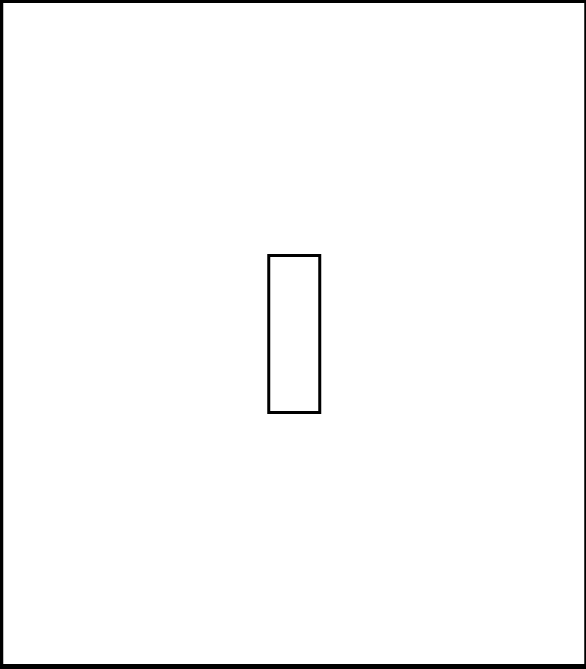
#> input picture image/field.png, 586 x 669 px, found by its file name
$ jupyter execute --allow-errors timechart.ipynb   (shell and % lines are left out)
#> lines starting #> are read from the running program, lines starting #| are printed output that depends on the picture
### src/utility/logger.py
from __future__ import absolute_import, division, print_function

import logging

# disable matplotlib logging
logging.getLogger("matplotlib").setLevel(logging.INFO)
import matplotlib

del matplotlib


def setup_logger() -> logging.Logger:
    head = "%(asctime)-15s %(message)s"
    logging.basicConfig(format=head)
    logger = logging.getLogger(__name__)
    logger.setLevel(logging.INFO)

    return logger


logger: logging.Logger = setup_logger()

### notebooks/analysis/timechart.ipynb
[cell 1]
# back to project root
%cd ~/research

import gc
import os
import sys
from glob import glob

import cv2
import matplotlib.pyplot as plt
import numpy as np
from tqdm import tqdm
import yaml

sys.path.append("src")
from utility.logger import logger
#> (the rest of this cell did not finish here and is left out)

[cell 2]
room_num = "08"
surgery_num = "001"

[cell 3]
cfg_path = "config/demo_config.yaml"
#> (the rest of this cell did not finish here and is left out)

[cell 4]
field = cv2.imread("image/field.png")
#> field is the input picture: shape (669, 586, 3); min 0, max 255, mean 249

[cell 5]
data_dir = os.path.join("data", room_num, surgery_num)
data_dirs = sorted(glob(os.path.join(data_dir, "*")))
for i in range(len(data_dirs)):
    if data_dirs[i].endswith("passing") or data_dirs[i].endswith("attention"):
        del data_dirs[i]
print(data_dirs)

[cell 6]
def create_attention_timeflow(group, freq=30):
    heatmap_dict = group.attention
    heatmap_lst = list(heatmap_dict.values())
    # heatmap_lst = heatmap_lst[::freq]

    max_values = []
    mean_values = []
    sum_values = []
    for heatmap in heatmap_lst:
        max_values.append(np.max(heatmap))
        mean_values.append(np.mean(heatmap))
        sum_values.append(np.sum(heatmap))

    return {"max": max_values, "mean": mean_values, "sum": sum_values}

[cell 7]
timeflow = {"max":[], "mean": [], "sum": []}
for data_dir in data_dirs:
    print(data_dir)
    json_path = os.path.join(data_dir, ".json", "group.json")
    if os.path.exists(json_path):
        group = load_group(json_path, grp_cfg, field, logger, device="cpu")
        result = create_attention_timeflow(group)
        for key in timeflow.keys():
            timeflow[key] += result[key]
#> after the loop, timeflow = {'max': [], 'mean': [], 'sum': []}

[cell 8]
plt.plot(timeflow["max"], label="max")
plt.show()
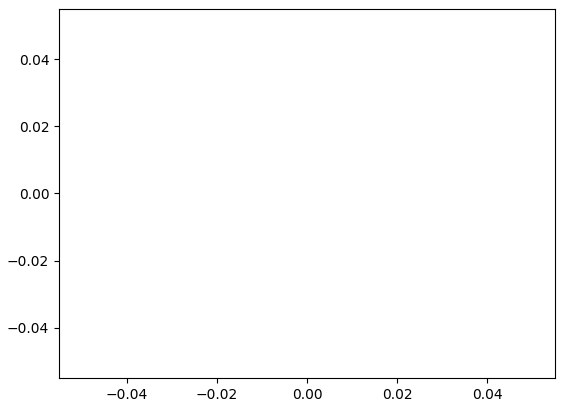
#> figure drawn by matplotlib, 1 panel
plt.plot(timeflow["mean"], label="mean")
plt.show()
plt.plot(timeflow["sum"], label="sum")
plt.show()
